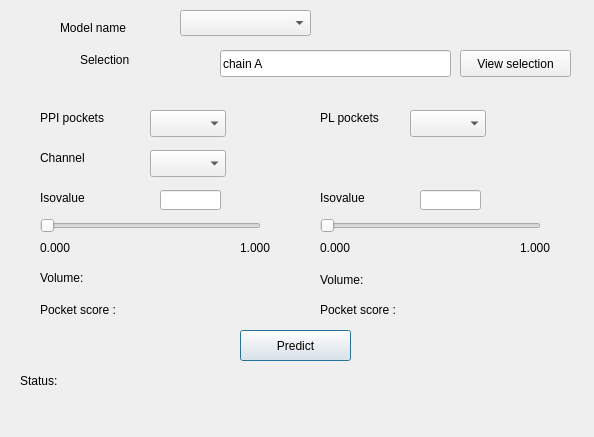
<?xml version="1.0" encoding="UTF-8"?>
<ui version="4.0">
 <class>Dialog</class>
 <widget class="QDialog" name="Dialog">
  <property name="geometry">
   <rect>
    <x>0</x>
    <y>0</y>
    <width>594</width>
    <height>437</height>
   </rect>
  </property>
  <property name="windowTitle">
   <string>Dialog</string>
  </property>
  <widget class="QLabel" name="ppi_label">
   <property name="geometry">
    <rect>
     <x>40</x>
     <y>110</y>
     <width>81</width>
     <height>16</height>
    </rect>
   </property>
   <property name="text">
    <string>PPI pockets</string>
   </property>
  </widget>
  <widget class="QLabel" name="label">
   <property name="geometry">
    <rect>
     <x>320</x>
     <y>110</y>
     <width>71</width>
     <height>16</height>
    </rect>
   </property>
   <property name="text">
    <string>PL pockets</string>
   </property>
  </widget>
  <widget class="QLabel" name="label_2">
   <property name="geometry">
    <rect>
     <x>60</x>
     <y>20</y>
     <width>91</width>
     <height>16</height>
    </rect>
   </property>
   <property name="text">
    <string>Model name</string>
   </property>
  </widget>
  <widget class="QLabel" name="selection_label">
   <property name="geometry">
    <rect>
     <x>80</x>
     <y>50</y>
     <width>67</width>
     <height>19</height>
    </rect>
   </property>
   <property name="text">
    <string>Selection</string>
   </property>
  </widget>
  <widget class="QLineEdit" name="selection_input">
   <property name="geometry">
    <rect>
     <x>220</x>
     <y>50</y>
     <width>231</width>
     <height>27</height>
    </rect>
   </property>
   <property name="text">
    <string>chain A</string>
   </property>
  </widget>
  <widget class="QPushButton" name="predictButton">
   <property name="geometry">
    <rect>
     <x>240</x>
     <y>330</y>
     <width>111</width>
     <height>31</height>
    </rect>
   </property>
   <property name="text">
    <string>Predict</string>
   </property>
  </widget>
  <widget class="QComboBox" name="ppi_comboBox">
   <property name="geometry">
    <rect>
     <x>150</x>
     <y>110</y>
     <width>76</width>
     <height>27</height>
    </rect>
   </property>
  </widget>
  <widget class="QComboBox" name="pl_comboBox">
   <property name="geometry">
    <rect>
     <x>410</x>
     <y>110</y>
     <width>76</width>
     <height>27</height>
    </rect>
   </property>
  </widget>
  <widget class="QSlider" name="ppiSlider">
   <property name="geometry">
    <rect>
     <x>40</x>
     <y>218</y>
     <width>221</width>
     <height>16</height>
    </rect>
   </property>
   <property name="orientation">
    <enum>Qt::Horizontal</enum>
   </property>
  </widget>
  <widget class="QLabel" name="isovalue_title">
   <property name="geometry">
    <rect>
     <x>40</x>
     <y>188</y>
     <width>67</width>
     <height>19</height>
    </rect>
   </property>
   <property name="text">
    <string>Isovalue</string>
   </property>
  </widget>
  <widget class="QLabel" name="isomin_ppi">
   <property name="geometry">
    <rect>
     <x>40</x>
     <y>238</y>
     <width>51</width>
     <height>19</height>
    </rect>
   </property>
   <property name="text">
    <string>0.000</string>
   </property>
  </widget>
  <widget class="QLabel" name="isomax_ppi">
   <property name="geometry">
    <rect>
     <x>240</x>
     <y>238</y>
     <width>41</width>
     <height>20</height>
    </rect>
   </property>
   <property name="text">
    <string>1.000</string>
   </property>
  </widget>
  <widget class="QComboBox" name="model_choice">
   <property name="geometry">
    <rect>
     <x>180</x>
     <y>10</y>
     <width>131</width>
     <height>26</height>
    </rect>
   </property>
  </widget>
  <widget class="QLineEdit" name="current_iso_ppi">
   <property name="geometry">
    <rect>
     <x>160</x>
     <y>190</y>
     <width>61</width>
     <height>20</height>
    </rect>
   </property>
  </widget>
  <widget class="QLineEdit" name="current_iso_pl">
   <property name="geometry">
    <rect>
     <x>420</x>
     <y>190</y>
     <width>61</width>
     <height>20</height>
    </rect>
   </property>
  </widget>
  <widget class="QLabel" name="isomin_pl">
   <property name="geometry">
    <rect>
     <x>320</x>
     <y>238</y>
     <width>51</width>
     <height>19</height>
    </rect>
   </property>
   <property name="text">
    <string>0.000</string>
   </property>
  </widget>
  <widget class="QLabel" name="isomax_pl">
   <property name="geometry">
    <rect>
     <x>520</x>
     <y>238</y>
     <width>41</width>
     <height>20</height>
    </rect>
   </property>
   <property name="text">
    <string>1.000</string>
   </property>
  </widget>
  <widget class="QSlider" name="plSlider">
   <property name="geometry">
    <rect>
     <x>320</x>
     <y>218</y>
     <width>221</width>
     <height>16</height>
    </rect>
   </property>
   <property name="orientation">
    <enum>Qt::Horizontal</enum>
   </property>
  </widget>
  <widget class="QLabel" name="isovalue_title_2">
   <property name="geometry">
    <rect>
     <x>320</x>
     <y>188</y>
     <width>67</width>
     <height>19</height>
    </rect>
   </property>
   <property name="text">
    <string>Isovalue</string>
   </property>
  </widget>
  <widget class="QLabel" name="ppi_volume">
   <property name="geometry">
    <rect>
     <x>40</x>
     <y>268</y>
     <width>171</width>
     <height>19</height>
    </rect>
   </property>
   <property name="text">
    <string>Volume:</string>
   </property>
  </widget>
  <widget class="QLabel" name="pl_volume">
   <property name="geometry">
    <rect>
     <x>320</x>
     <y>270</y>
     <width>171</width>
     <height>19</height>
    </rect>
   </property>
   <property name="text">
    <string>Volume:</string>
   </property>
  </widget>
  <widget class="QPushButton" name="selectButton">
   <property name="geometry">
    <rect>
     <x>460</x>
     <y>50</y>
     <width>111</width>
     <height>27</height>
    </rect>
   </property>
   <property name="text">
    <string>View selection</string>
   </property>
  </widget>
  <widget class="QLabel" name="status">
   <property name="geometry">
    <rect>
     <x>20</x>
     <y>360</y>
     <width>571</width>
     <height>41</height>
    </rect>
   </property>
   <property name="text">
    <string>Status:</string>
   </property>
  </widget>
  <widget class="QLabel" name="chanel_label">
   <property name="geometry">
    <rect>
     <x>40</x>
     <y>150</y>
     <width>81</width>
     <height>16</height>
    </rect>
   </property>
   <property name="text">
    <string>Channel</string>
   </property>
  </widget>
  <widget class="QComboBox" name="channelBox">
   <property name="geometry">
    <rect>
     <x>150</x>
     <y>150</y>
     <width>76</width>
     <height>27</height>
    </rect>
   </property>
   <property name="editable">
    <bool>false</bool>
   </property>
  </widget>
  <widget class="QLabel" name="score_ppi">
   <property name="geometry">
    <rect>
     <x>40</x>
     <y>300</y>
     <width>121</width>
     <height>19</height>
    </rect>
   </property>
   <property name="text">
    <string>Pocket score : </string>
   </property>
  </widget>
  <widget class="QLabel" name="score_pl">
   <property name="geometry">
    <rect>
     <x>320</x>
     <y>300</y>
     <width>91</width>
     <height>19</height>
    </rect>
   </property>
   <property name="text">
    <string>Pocket score : </string>
   </property>
  </widget>
 </widget>
 <resources/>
 <connections/>
</ui>
